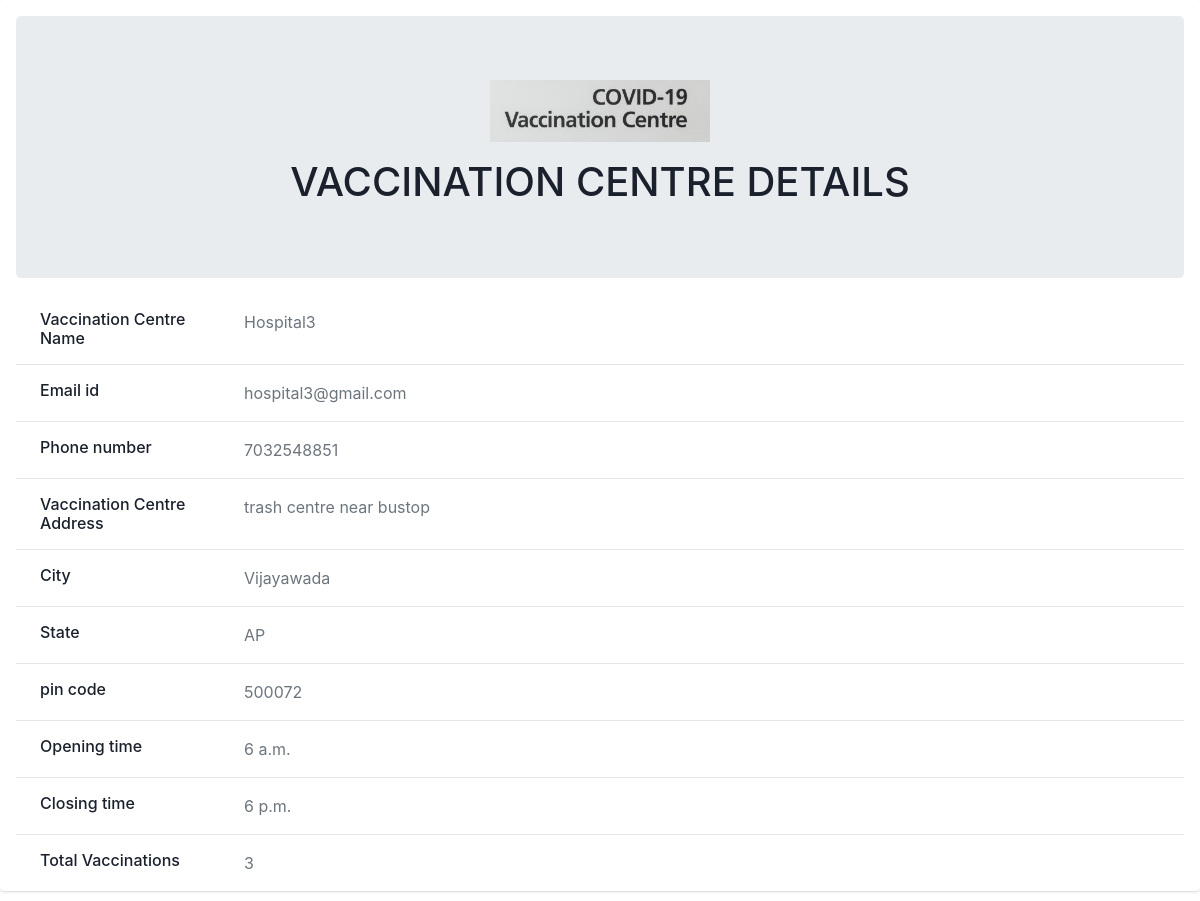
/statistics/showcentre/1/, run on an earlier commit of the app's database.
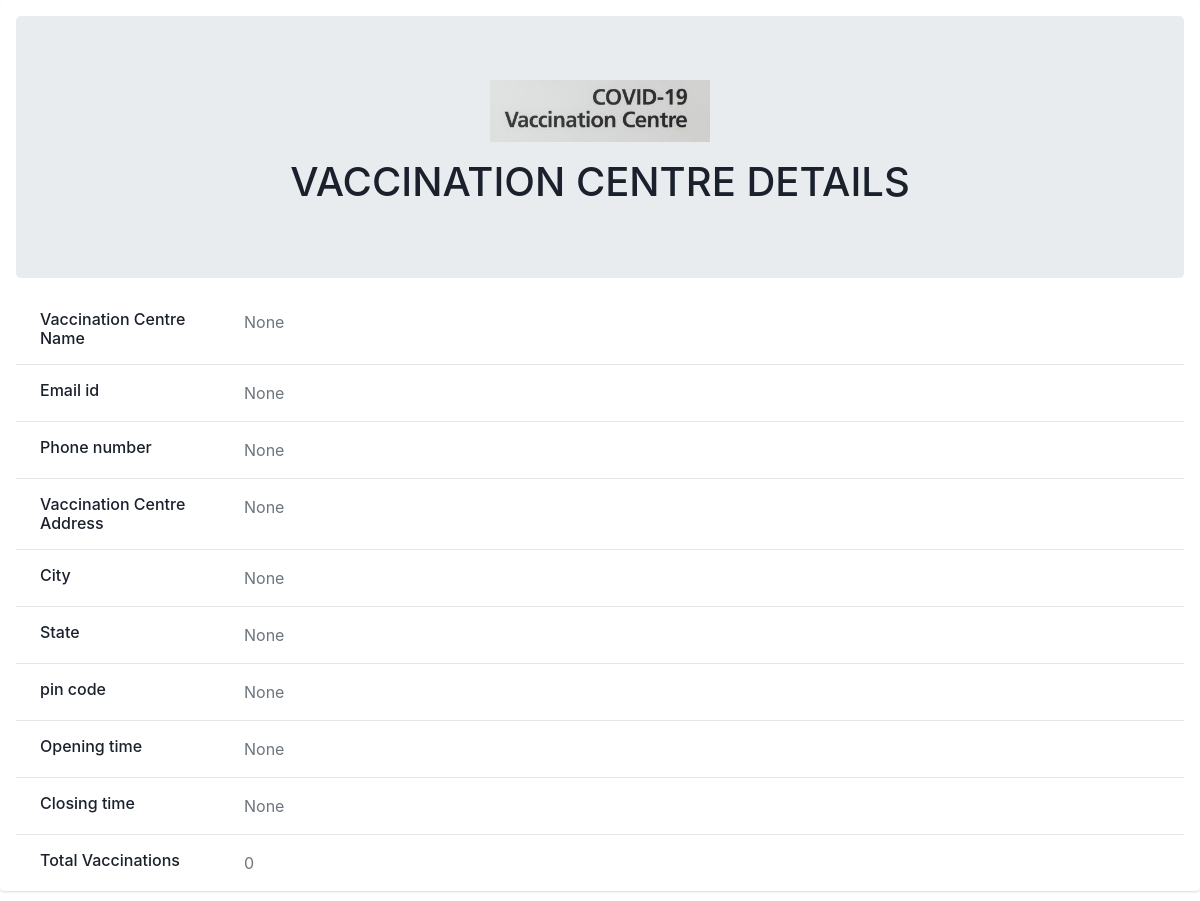
And on a later commit of the database.
### C19V/models.py (models this page shows, shortened)
class TestCentre(models.Model):
    user = models.OneToOneField(User,on_delete=CASCADE)
    name = models.CharField(max_length=50,null=True)
    email = models.EmailField(max_length=25,null=True)
    phone_no =models.CharField(max_length=10,null=True)
    address = models.TextField(max_length=128,null=True)
    city = models.CharField(max_length=50,null=True)
    state = models.CharField(max_length=50,null=True)
    pincode = models.CharField(max_length=6,null=True)
    active_time_from = models.TimeField(null=True) #From
    active_time_to = models.TimeField(null=True)   #To

### C19V/views.py (the view)
# urls.py: path('statistics/showcentre/<str:pk>/',views.showvc,name='show_centre'),                    # to show a particular vaccination centre details
def showvc(request,pk):
    person = models.TestCentre.objects.get(id=pk)
    count = models.VaccinatedPerson.objects.filter(centre=person.name).count()     # count of vaccinated persons vaccinated in that centre
    context={'person':person,'count':count}
    return render(request,'showcentre.html',context)

### C19V/templates/showcentre.html (shortened to what this page needs)
{% load static %}
<link rel="stylesheet" href="https://stackpath.bootstrapcdn.com/bootstrap/4.3.1/css/bootstrap.min.css">
<link rel="stylesheet" type="text/css" href="{% static '/css/patient_home.css'%}">
<centre>
    <div class="container-md-8">
      <div class="card mb-3">
        <div class="card-body">
          <div class="jumbotron align-items-center text-center">
            <img src="{% static '/images/vaccination-centre.jpg'%}" alt="Admin"  height ="10%" width="20%">
            <div class="mt-3">
              <h1>VACCINATION CENTRE DETAILS</h1>
            </div>
          </div>
          <div class="row">
            <div class="col-sm-3">
              <h6 class="mb-0 pl-4">Vaccination Centre  Name</h6>
            </div>
            <div class="col-sm-9 pl-4 text-secondary">
              {{ person.name }}
            </div>
          </div>
          <hr>
          <div class="row">
            <div class="col-sm-3">
              <h6 class="mb-0 pl-4">Email id</h6>
            </div>
            <div class="col-sm-9 pl-4 text-secondary">
              {{person.email}}
            </div>
          </div>
          <hr>
          <div class="row">
            <div class="col-sm-3">
              <h6 class="mb-0 pl-4">Phone number</h6>
            </div>
            <div class="col-sm-9 pl-4 text-secondary">
              {{person.phone_no}}
            </div>
          </div>
          <hr>
          <div class="row">
            <div class="col-sm-3">
              <h6 class="mb-0 pl-4">Vaccination Centre Address</h6>
            </div>
            <div class="col-sm-9 pl-4 text-secondary">
              {{person.address}}
            </div>
          </div>
          <hr>
          <div class="row">
            <div class="col-sm-3">
              <h6 class="mb-0 pl-4">City</h6>
            </div>
            <div class="col-sm-9 pl-4 text-secondary">
              {{person.city}}
            </div>
          </div>
          <hr>
          <div class="row">
            <div class="col-sm-3">
              <h6 class="mb-0 pl-4">State</h6>
            </div>
            <div class="col-sm-9 pl-4 text-secondary">
              {{person.state}}
            </div>
          </div>
          <hr>
          <div class="row">
            <div class="col-sm-3">
              <h6 class="mb-0 pl-4">pin code</h6>
            </div>
            <div class="col-sm-9 pl-4 text-secondary">
              {{person.pincode}}
            </div>
          </div>
          <hr>
          <div class="row">
            <div class="col-sm-3">
              <h6 class="mb-0 pl-4">Opening time</h6>
            </div>
            <div class="col-sm-9 pl-4 text-secondary">
              {{person.active_time_from}}
            </div>
          </div>
          <hr>
          <div class="row">
            <div class="col-sm-3">
              <h6 class="mb-0 pl-4">Closing time</h6>
            </div>
            <div class="col-sm-9 pl-4 text-secondary">
              {{person.active_time_to}}
            </div>
          </div>
          <hr>
          <div class="row">
            <div class="col-sm-3">
              <h6 class="mb-0 pl-4">Total Vaccinations</h6>
            </div>
            <div class="col-sm-9 pl-4 text-secondary">
              {{count}}
            </div>
          </div>
        </div>
      </div>
    </div>
  </centre>

### C19V/static/css/patient_home.css (style rules this page uses)
.card { box-shadow: 0 1px 3px 0 rgba(0, 0, 0, .1), 0 1px 2px 0 rgba(0, 0, 0, .06); }
.card { position: relative; display: flex; flex-direction: column; min-width: 0; word-wrap: break-word; background-color: white; background-clip: border-box; border: 0 solid rgba(0, 0, 0, .125); border-radius: .25rem; }
.row { width: 75%; }
.card-body { flex: 1 1 auto; min-height: 1px; padding: 1rem; }
.mb-3, .my-3 { margin-bottom: 1rem!important; }

What changed in the data, as far as the page shows it:
changed TestCentre: name "Hospital3" → "None"; email "hospital3@gmail.com" → "None"; phone_no "7032548851" → "None"; address "trash centre near bustop" → "None"; city "Vijayawada" → "None"; state "AP" → "None"; pincode "500072" → "None"; active_time_from "6 a.m." → "None"; active_time_to "6 p.m." → "None"
Also different on the page:
{{ count }}: "3" → "0"
